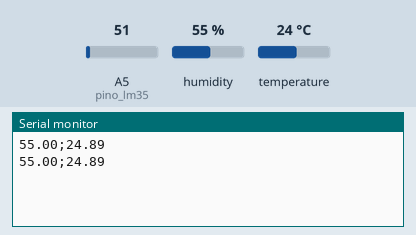
The sketch below on a simulated Arduino Uno, built with avr-gcc and run on an emulated ATmega328P. On the bench: the last lines printed to the serial monitor. The test bench sets the inputs (shaded band); at power-on: humidity 55 %, A5 (pino_lm35) = 51, temperature 24 °C.

Above: at 5.8 s.
5.9 s: humidity set to 22 %
At 11.5 s:
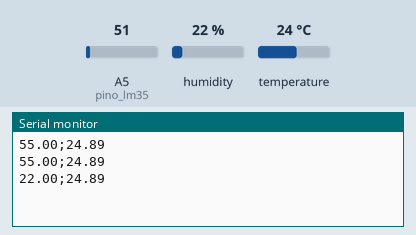
11.9 s: A5 (pino_lm35) set to 61
At 16.2 s:
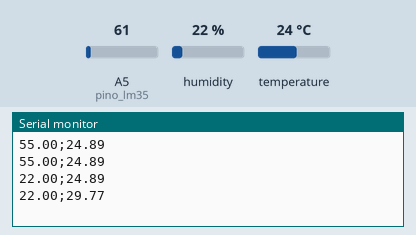
17.9 s: humidity set to 40 %
At 20.9 s:
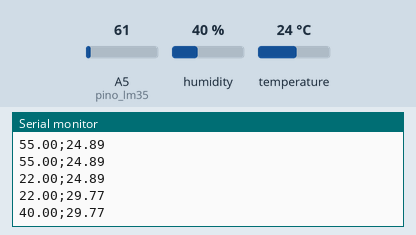
23.9 s: A5 (pino_lm35) set to 71
At 25.6 s:
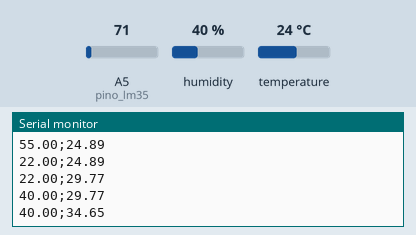
Timing chart, 0 to 27.1 s (numbered marks = the images above; inputs shaded):
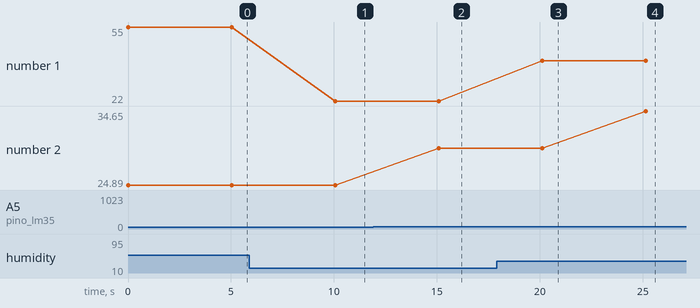

Measured:
- after the input at 5.9 s, the serial monitor: prints a new line after 4.2 s (image 1)
- after the input at 11.9 s, the serial monitor: prints a new line after 3.2 s (image 2)
- after the input at 17.9 s, the serial monitor: prints a new line after 2.2 s (image 3)
- after the input at 23.9 s, the serial monitor: prints a new line after 1.2 s (image 4)
- plotted number 1: 55 → 22 after the input at 5.9 s, 22 → 40 after the input at 17.9 s
- plotted number 2: 24.89 → 29.77 after the input at 11.9 s, 29.77 → 34.65 after the input at 23.9 s

The sketch:

sketch_sensorDHT11.ino
```cpp
#include "DHT.h"
#define dht_type DHT11

int pino_dht11 = A0;
int pino_lm35 = A5;
DHT dht_1 = DHT(pino_dht11, dht_type);

void setup() {
  Serial.begin(9600);
  dht_1.begin();
}

void loop() {
  float umidade = dht_1.readHumidity();
  float temperatura = analogRead(pino_lm35) * 0.00488 * 100;

    Serial.print(umidade);
    Serial.print(";");
    Serial.println(temperatura);
    delay(5000);
}
```
